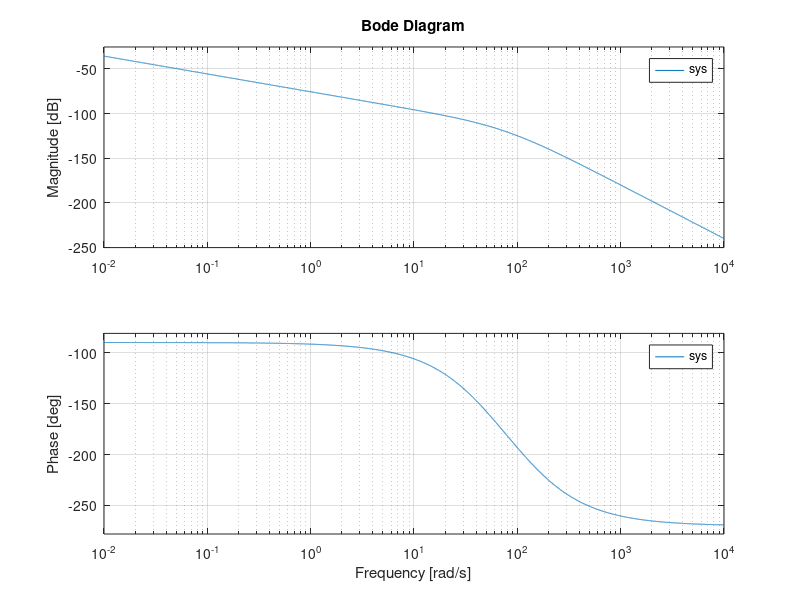
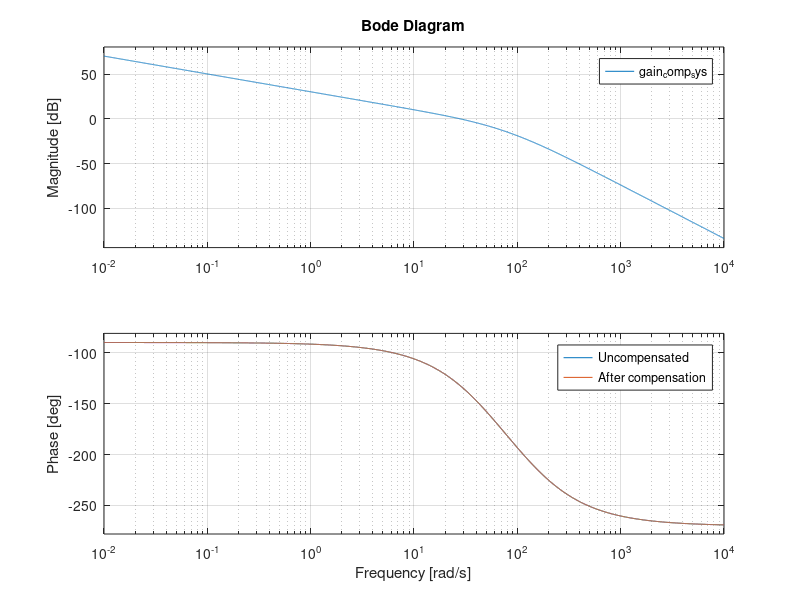

The MATLAB source for these figures, in order: (Note: this script raises an error after producing the figures.)
clc; clear; close all;
format compact;

s = tf('s');
sys = 1/(s*(s+50)*(s+120));

% Pm from %OS
OS = 0.2;
zeta = -log(OS)/(pi^2+(log(OS))^2)^0.5;
Pm = atan(2*zeta/sqrt(-2*zeta^2+sqrt(1+4*zeta^4)))*180/pi;

%bode plot
w = logspace(-2,4,10000);
figure, bode(sys,w),grid on;

% From bode plot
omega = 27.6;
gain_db = -106;
k  = 10^(-gain_db/20);

%% Compensated System
gain_comp_sys = k*sys;

figure()
bode(sys, w);
hold on
grid on
bode(gain_comp_sys, w);
legend('Uncompensated', 'After compensation')

%% using sisotool

%run the sisotool command
sisotool(sys)

%for gain adjustment, just double click on C at the top left under 'Controller and Fixed Blocks'
%set the gain to a value, see what difference it makes on the phase margin
%keep adjusting the gain till you reach the desired phase margin

%from the bottom right graph of step response, you can see the desired
%overshoot
